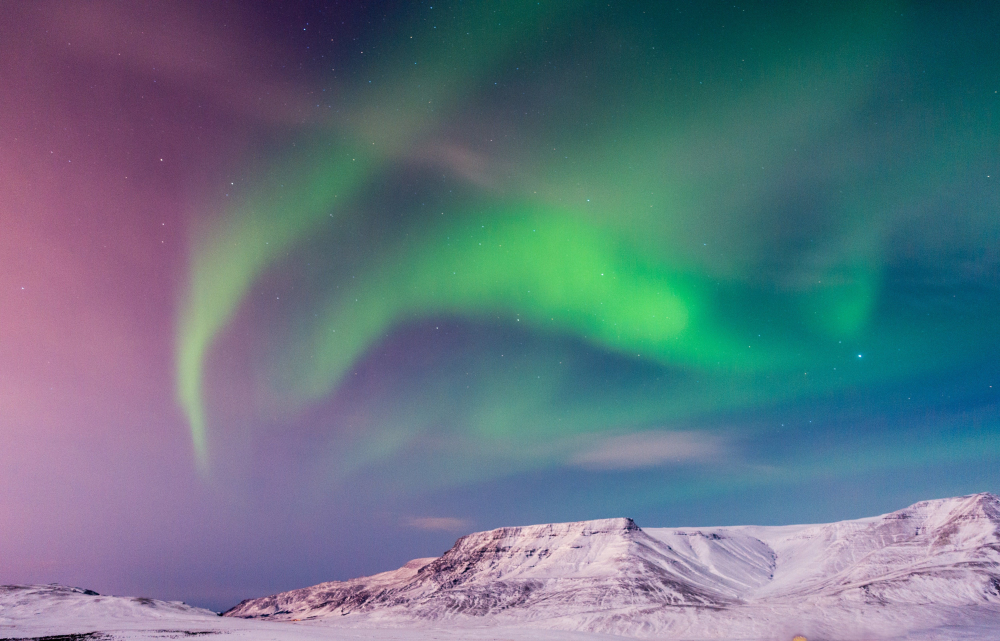
//> input picture img/aurora_3.jpg, 5000 x 3205 px (shown at 1/5 size)
$ ./Combine   (built with g++ and OpenCV 4)
//> lines starting //> are read from the running program, lines starting //| are printed output that depends on the picture; after the words box and inside, x2 and y2 are one past the last pixel; in counts of white or black regions, pixels touching at a corner belong together
#include <opencv2/opencv.hpp>
#include <string>
#include <Vector>
#include <time.h>
#define PI 3.14159
#define flag 3
using namespace cv;
using namespace std;

void ImageCombine(const Mat& img, const Mat& trail_mask, const Mat& trail) {
	cout << trail_mask.type() << endl;
	cout << img.type() << endl;
	cout << trail.type() << endl;
	bitwise_and(img, trail_mask, trail_mask);	//建立遮罩讓星軌更乾淨
	//imshow("ROI", trail_mask);
	//waitKey();


	Mat result = Mat::zeros(img.size(), CV_8UC3);
	add(trail, trail_mask, result);
	imshow("result", result);
	waitKey();
}

Mat StarTrail(const Mat& img, Mat& result, double minutes) {
	Point center(img.cols / 4, img.rows / 2);
	Mat rot_mat;
	// 找最大星星
	if (flag == 1) {
		rot_mat = getRotationMatrix2D(center, 0.5, 1.0);
	}
	else if (flag == 2) {
		rot_mat = getRotationMatrix2D(center, 0.8, 0.995);
	}
	else if (flag == 3) {
		rot_mat = getRotationMatrix2D(center, 0, 0.998);
	}

	Size img_size(img.cols, img.rows);
	//int times = minutes / ;
	Mat temp;
	warpAffine(img, temp, rot_mat, img_size, INTER_LINEAR);	//轉第一下

	// 使用BORDER_CONSTANT，並指定邊界顏色為黑色
	for (int i = 0; i < 2 * minutes; i++) {
		warpAffine(temp, temp, rot_mat, img_size, INTER_LINEAR);
		bitwise_or(temp, result, result);
	}

	GaussianBlur(result, result, Size(3, 3), 0.2, 0.2);
	cvtColor(result, result, COLOR_GRAY2BGR);
	cout << "Star Trail's type is: " << result.type() << endl;

	Mat mask;
	threshold(result, mask, 220, 255,THRESH_BINARY_INV);
	cout << "mask's type is: " << mask.type() << endl;

	imshow("Star Trail", result);
	//imshow("Mask", mask);
	//waitKey(0);
	return mask;
}

Mat get_star(const cv::Mat img, cv::Mat& star_mask) {
	Scalar lowerBound(174, 159, 0);
	Scalar upperBound(255, 255, 255);

	// Create a binary mask (star_mask) based on the color range
	inRange(img, lowerBound, upperBound, star_mask);

	// Apply the binary mask to the original image
	Mat star_result;
	bitwise_and(img, img, star_result, star_mask);
	cvtColor(star_result, star_result, COLOR_BGR2GRAY);

	// cv::imshow("Star Mask", star_result);

	// Find contours in the image and cancel too big contour set as 200
	vector<std::vector<cv::Point>> contours;
	vector<cv::Vec4i> hierarchy;
	Mat star_process = star_result.clone();
	dilate(star_process, star_process, cv::Mat());
	dilate(star_process, star_process, cv::Mat());
	dilate(star_process, star_process, cv::Mat());
	dilate(star_process, star_process, cv::Mat());

	findContours(star_process, contours, hierarchy, cv::RETR_EXTERNAL, cv::CHAIN_APPROX_SIMPLE);

	// Draw contours on the original image
	Mat contourImage = star_result.clone();
	Mat mask = cv::Mat::ones(star_result.size(), CV_8UC1) * 255;
	//cv::drawContours(contourImage, contours, -1, cv::Scalar(0, 255, 0), 2);
	//cout << contours.size() << endl;
	for (int i = 0; i < contours.size(); ++i) {
		double area = cv::contourArea(contours[i]);
		//cout << i << " " << area << " " << contours[i] << endl;

		if (area > 200) {
			drawContours(mask, contours, int(i), Scalar(0), -1, 8);//dst,contour,number of contour,color,fill/size of line/
			//cv::fillPoly(mask,  contours, cv::Scalar(0), 8, 0);
		}

	}
	cv::Mat resultImage;
	star_result.copyTo(resultImage, mask);
	//cv::imshow("Contour Image", resultImage);
	return resultImage;
}

// [87 lines left out: functions gammaTransform, kmeans_seg, get_star_location, customFloodFill, not called in this run]

int main()
{
	double START = clock();
	string fileName = "./img./aurora_3.jpg";
	Mat img = imread(fileName);
//> img is the input picture: 3205 rows x 5000 cols, CV_8UC3; mean B, G, R 130.1, 116.5, 97.1

	//resize(img, img, Size(img.cols, img.rows));
	resize(img, img, Size(700,700));
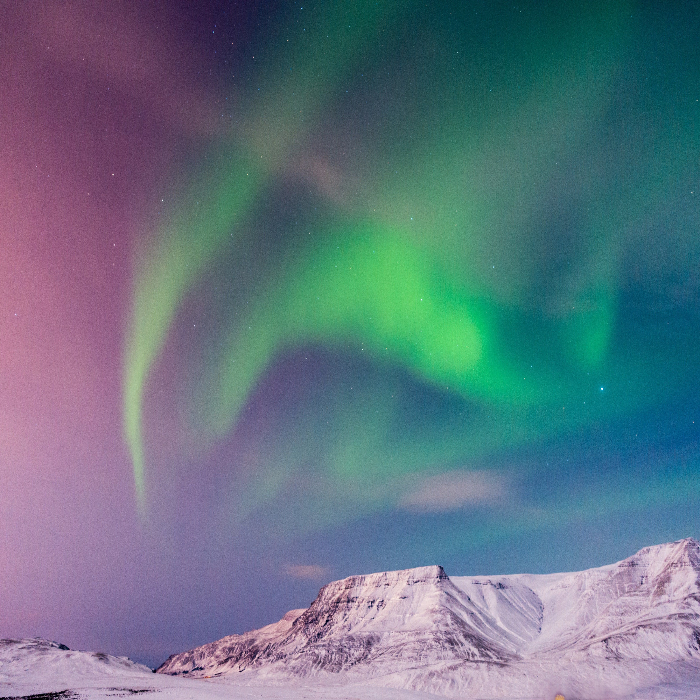
//> img: 700 rows x 700 cols, CV_8UC3; mean B, G, R 130, 116.4, 97

	Mat org_img = img;
	//cv::imshow("open", img);

	int blocksize = 10;
	int gridWidth = img.cols / blocksize;
//> gridWidth = 70
	int gridHeight = img.rows / blocksize;
//> gridHeight = 70


	cv::Mat star_mask;
	cv::Mat star_result = get_star(img, star_mask);
//> in get_star, `inRange(img, lowerBound, upperBound, star_mask);`:
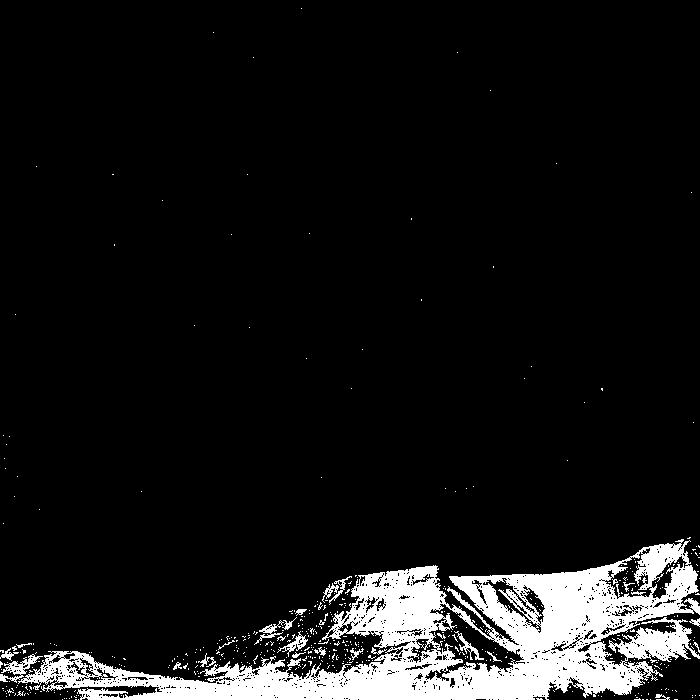
//> star_mask: 700 rows x 700 cols, CV_8UC1; 8.8% white; 480 white regions (455 under 20 px)
//> in get_star, `dilate(star_process, star_process, cv::Mat());`:
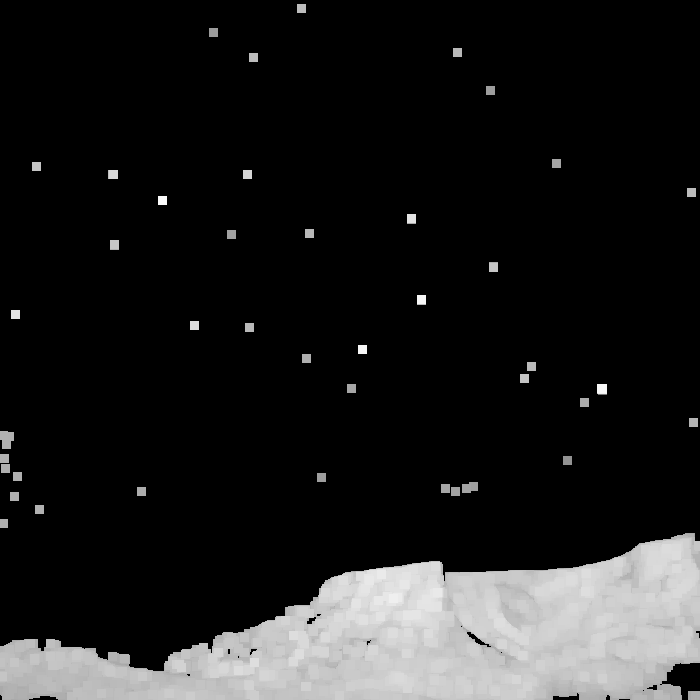
//> star_process: 700 rows x 700 cols, CV_8UC1; min 0, max 251, mean 30.2
//> in get_star, `findContours(star_process, contours, hierarchy, cv::RETR_EXTERNAL, cv:..`: contours = 43 contours; largest, box (x1, y1, x2, y2) and area: (0, 533, 700, 700) 69159, (0, 431, 14, 449) 174, (462, 482, 478, 493) 123, (597, 384, 607, 395) 90, (688, 691, 700, 700) 88
//> the loop in get_star, `for (int i = 0; i < contours.size(); ++i)` made 43 passes
//> area on passes 1 to 12: 88, 69159, 56, 64, 64, 64, 64, 64, 123, 64, 64, 64
//> after the loop in get_star, `for (int i = 0; i < contours.size(); ++i)`:
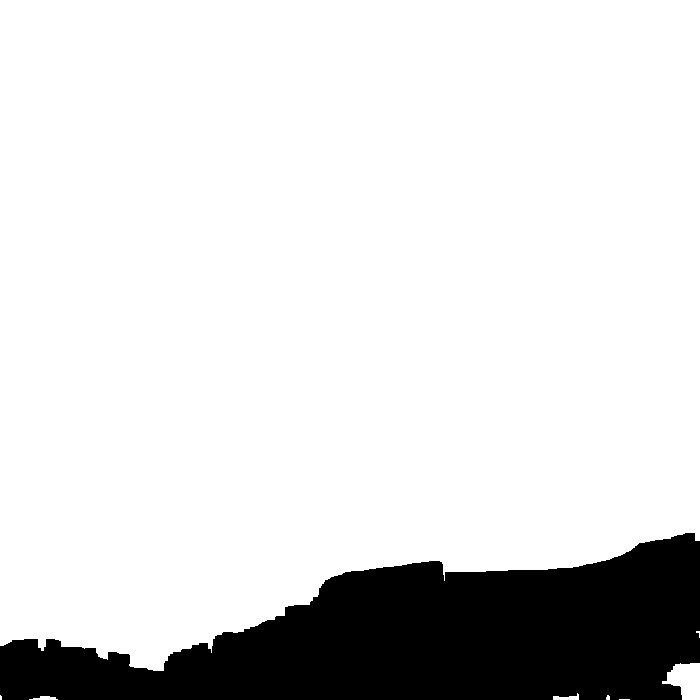
//> mask: 700 rows x 700 cols, CV_8UC1; 85.7% white; 1 black region, box (x1, y1, x2, y2) and area: (0, 533, 700, 700) 70066
	//cv::imshow("starresult", star_result);
	//waitKey();


	cv::cvtColor(img, img, COLOR_BGR2GRAY);
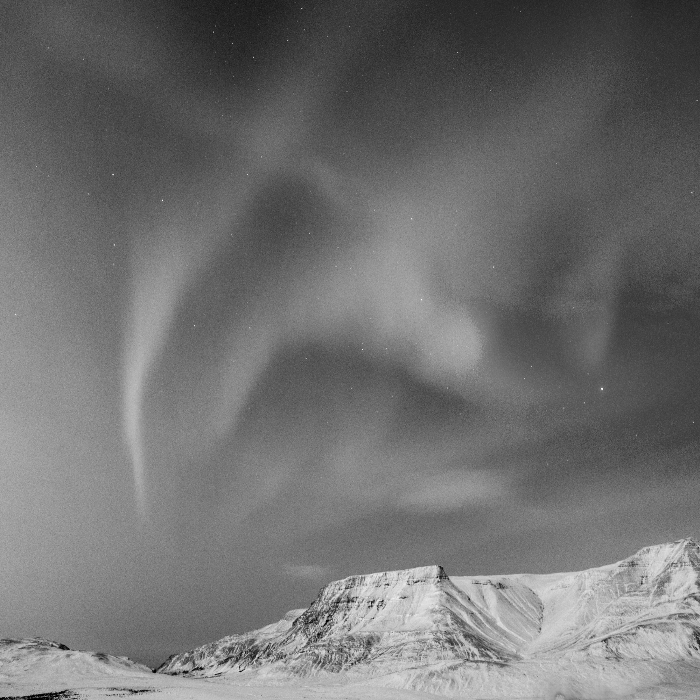
//> img: 700 rows x 700 cols, CV_8UC1; min 0, max 251, mean 112.1

	// [12 lines of commented-out code are left out]

	star_result.convertTo(star_result, CV_8U);
	Mat trail;
	star_result.copyTo(trail);
	trail.create(Size(img.cols, img.rows), CV_8U);

	Mat trail_mask;
	int miniute = 120;
	trail_mask = StarTrail(star_result, trail, miniute);
//> after the loop in StarTrail, `for (int i = 0; i < 2 * minutes; i++)`: temp: 700 rows x 700 cols, CV_8UC1; min 0, max 23, mean 0
//> after the loop in StarTrail, `for (int i = 0; i < 2 * minutes; i++)`:
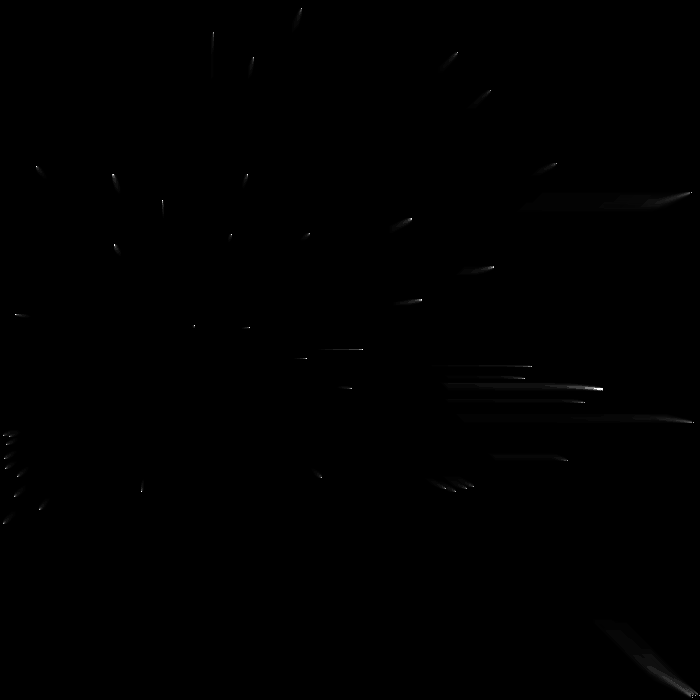
//> result: 700 rows x 700 cols, CV_8UC1; min 0, max 255, mean 0.3
//| Star Trail's type is: 16
//> in StarTrail, `threshold(result, mask, 220, 255,THRESH_BINARY_INV);`:
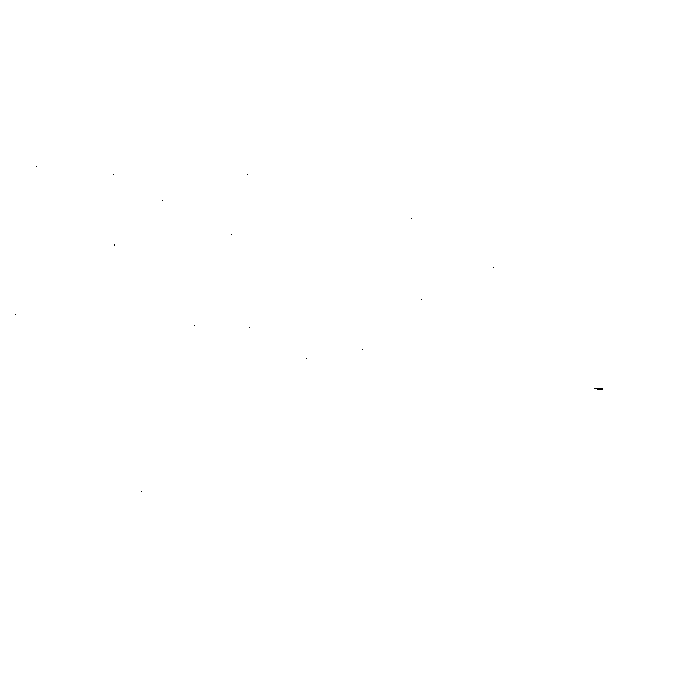
//> mask: 700 rows x 700 cols, CV_8UC3; 100% white; black in thin lines or dots, all inside (x1, y1, x2, y2) = (15, 166, 603, 492)
//| mask's type is: 16
	ImageCombine(org_img, trail_mask, trail);
//| 16
//| 16
//| 16
	double END = clock();
	cout << "\n\nThe total time is: " << (END - START)/ CLOCKS_PER_SEC << " sec." << endl;

	//psiralTrail(img, trail, 10);
	//imwrite("startrail.png", trail);

	/*--------------------------------------------------------------------*/
	return 0;
}

$ run again, with img/aurora_2.jpg copied over img/aurora_3.jpg
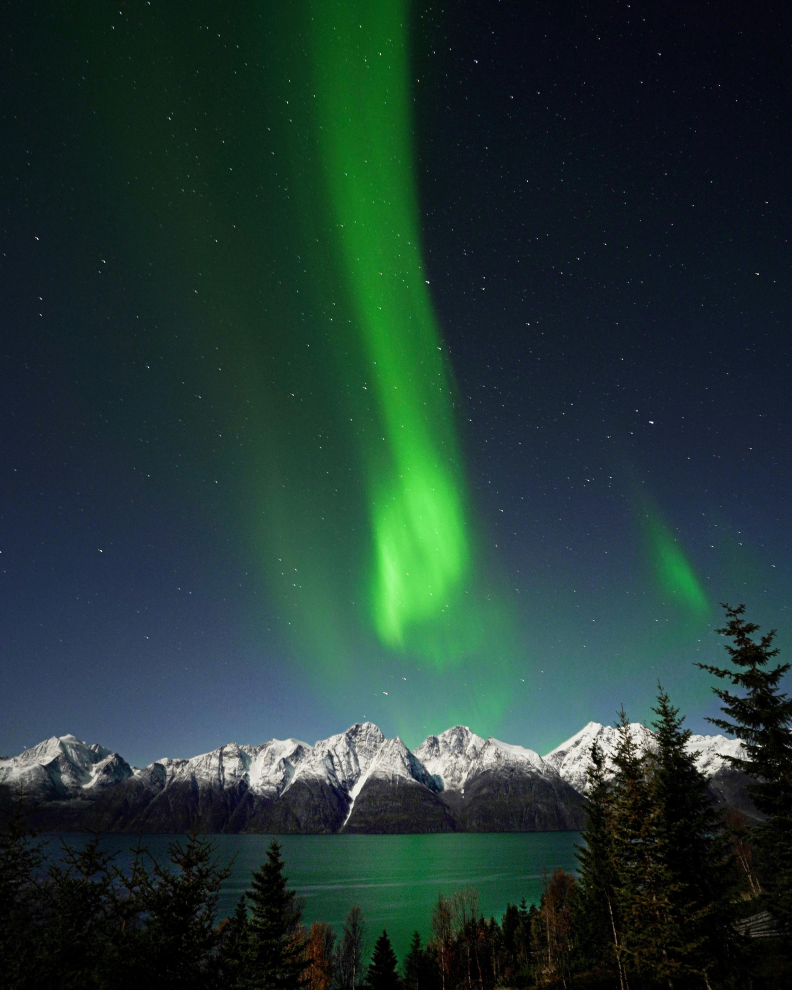
//> input picture img/aurora_2.jpg, 3960 x 4950 px (shown at 1/5 size)
//> img is the input picture: 4950 rows x 3960 cols, CV_8UC3; mean B, G, R 50.5, 55.3, 32.4
//> star_mask: 700 rows x 700 cols, CV_8UC1; 1.4% white; 351 white regions (325 under 20 px)
//> contours = 102 contours; largest, box (x1, y1, x2, y2) and area: (111, 502, 586, 587) 16373, (0, 515, 102, 561) 2104, (600, 515, 677, 553) 1887, (328, 485, 346, 496) 146, (576, 434, 594, 443) 136
//> the loop in get_star, `for (int i = 0; i < contours.size(); ++i)` made 102 passes
//> area on passes 1 to 8: 96.5, 64, 64, 64, 1887, 2104, 40, 16373
//> after the loop in get_star, `for (int i = 0; i < contours.size(); ++i)`:
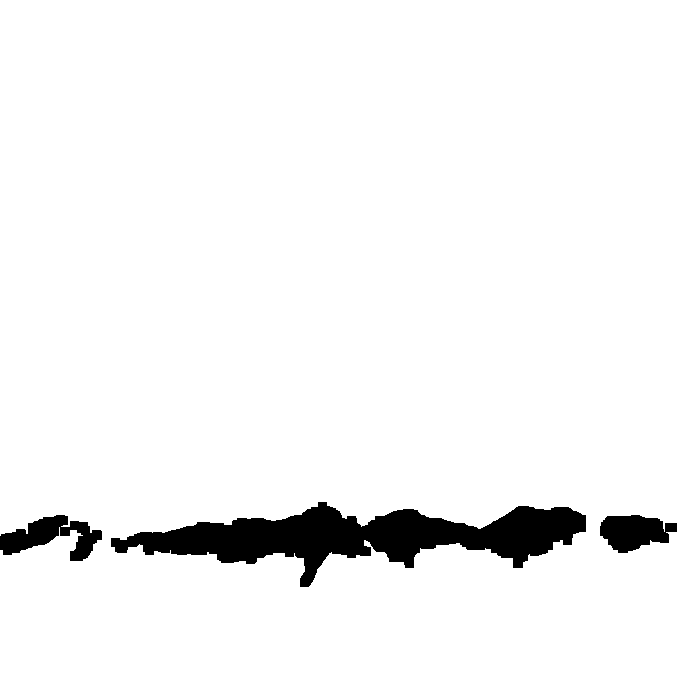
//> mask: 700 rows x 700 cols, CV_8UC1; 95.7% white; 3 black regions, box (x1, y1, x2, y2) and area: (111, 502, 586, 587) 16982, (0, 515, 102, 561) 2288, (600, 515, 677, 553) 1999
//> after the loop in StarTrail, `for (int i = 0; i < 2 * minutes; i++)`:
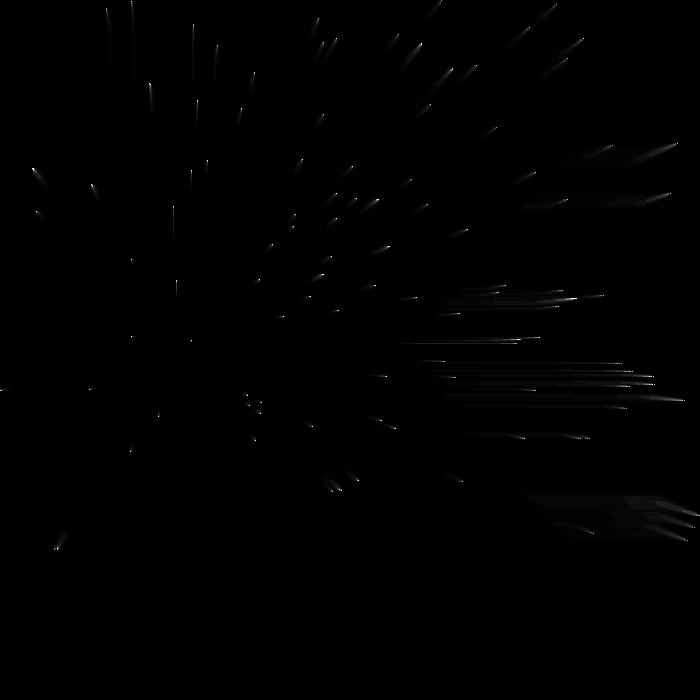
//> result: 700 rows x 700 cols, CV_8UC1; min 0, max 255, mean 0.6
//| Star Trail's type is: 16
//| mask's type is: 16
//| 16
//| 16
//| 16

$ run again, with img/aurora_4.jpg copied over img/aurora_3.jpg
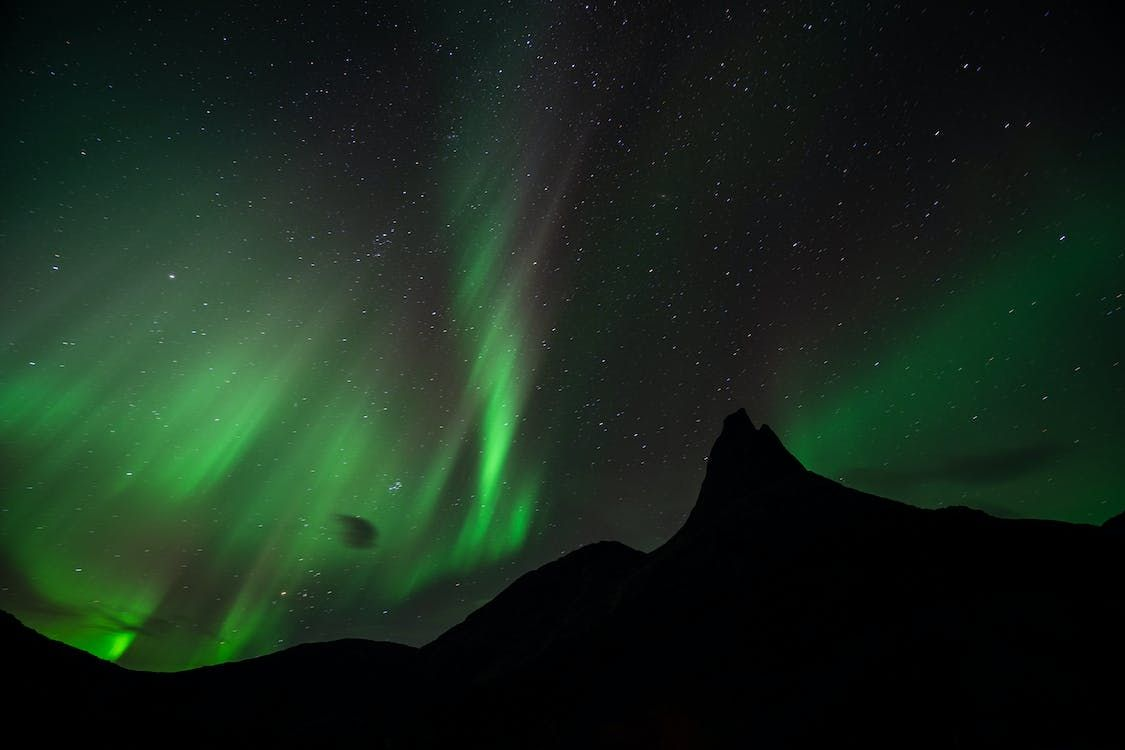
//> input picture img/aurora_4.jpg, 1125 x 750 px
//> img is the input picture: 750 rows x 1125 cols, CV_8UC3; mean B, G, R 27.1, 40.4, 23.3
//> star_mask: 700 rows x 700 cols, CV_8UC1; 0% white in thin lines or dots, all inside (x1, y1, x2, y2) = (20, 6, 662, 407)
//> in get_star, `dilate(star_process, star_process, cv::Mat());`:
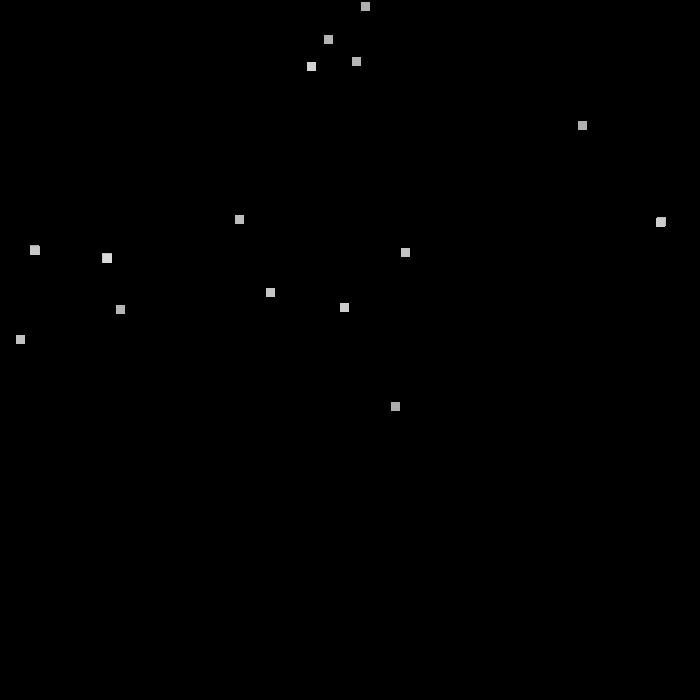
//> star_process: 700 rows x 700 cols, CV_8UC1; min 0, max 217, mean 0.5
//> contours = 15 contours; largest, box (x1, y1, x2, y2) and area: (102, 253, 112, 263) 81, (30, 245, 40, 255) 80, (656, 217, 666, 227) 80, (391, 402, 400, 411) 64, (16, 335, 25, 344) 64
//> the loop in get_star, `for (int i = 0; i < contours.size(); ++i)` made 15 passes
//> area on passes 1 to 8: 64, 64, 64, 64, 64, 81, 64, 80.5
//> `cv::cvtColor(img, img, COLOR_BGR2GRAY);`:
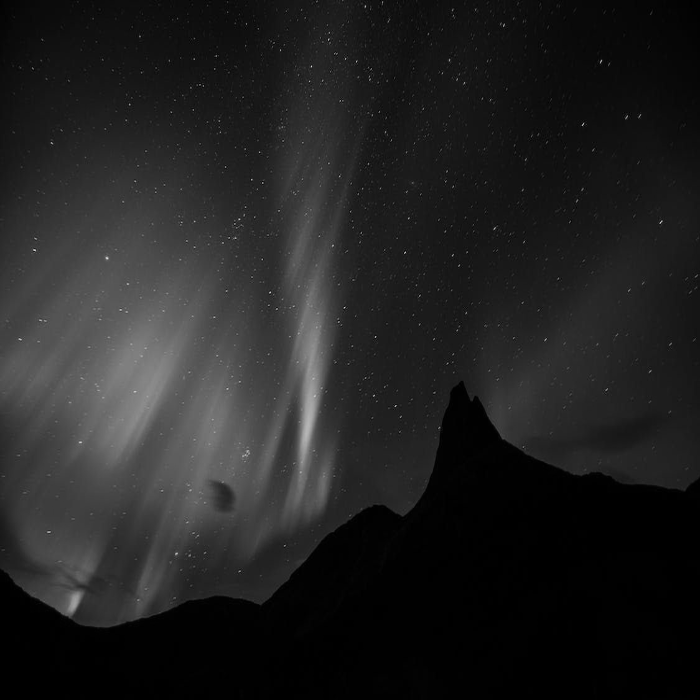
//> img: 700 rows x 700 cols, CV_8UC1; min 0, max 217, mean 33.7
//| Star Trail's type is: 16
//| mask's type is: 16
//| 16
//| 16
//| 16
